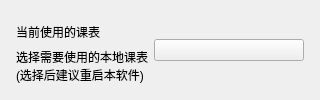
          <widget class="CardWidget" name="CardWidget_25">
           <property name="minimumSize">
            <size>
             <width>0</width>
             <height>70</height>
            </size>
           </property>
           <layout class="QHBoxLayout" name="horizontalLayout_40">
            <property name="leftMargin">
             <number>16</number>
            </property>
            <property name="topMargin">
             <number>16</number>
            </property>
            <property name="rightMargin">
             <number>16</number>
            </property>
            <property name="bottomMargin">
             <number>16</number>
            </property>
            <item>
             <layout class="QVBoxLayout" name="verticalLayout_31">
              <property name="spacing">
               <number>0</number>
              </property>
              <item>
               <widget class="StrongBodyLabel" name="CW4_label_11">
                <property name="sizePolicy">
                 <sizepolicy hsizetype="Expanding" vsizetype="Preferred">
                  <horstretch>0</horstretch>
                  <verstretch>0</verstretch>
                 </sizepolicy>
                </property>
                <property name="text">
                 <string>当前使用的课表</string>
                </property>
               </widget>
              </item>
              <item>
               <widget class="CaptionLabel" name="CW4_label_12">
                <property name="text">
                 <string>选择需要使用的本地课表(选择后建议重启本软件)</string>
                </property>
                <property name="wordWrap">
                 <bool>true</bool>
                </property>
                <property name="lightColor" stdset="0">
                 <color alpha="150">
                  <red>0</red>
                  <green>0</green>
                  <blue>0</blue>
                 </color>
                </property>
                <property name="darkColor" stdset="0">
                 <color alpha="200">
                  <red>255</red>
                  <green>255</green>
                  <blue>255</blue>
                 </color>
                </property>
               </widget>
              </item>
             </layout>
            </item>
            <item>
             <widget class="ComboBox" name="dp_chowidgets_box">
              <property name="minimumSize">
               <size>
                <width>150</width>
                <height>0</height>
               </size>
              </property>
              <property name="styleSheet">
               <string notr="true">ComboBox {
    border: 1px solid rgba(0, 0, 0, 0.073);
    border-radius: 5px;
    border-bottom: 1px solid rgba(0, 0, 0, 0.183);
    padding: 5px 31px 6px 11px;
    /* font: 14px 'Segoe UI', 'Microsoft YaHei', 'PingFang SC'; */
    color: black;
    background-color: rgba(255, 255, 255, 0.7);
    text-align: left;
    outline: none;
}

ComboBox:hover {
    background-color: rgba(249, 249, 249, 0.5);
}

ComboBox:pressed {
    background-color: rgba(249, 249, 249, 0.3);
    border-bottom: 1px solid rgba(0, 0, 0, 0.073);
    color: rgba(0, 0, 0, 0.63);
}

ComboBox:disabled {
    color: rgba(0, 0, 0, 0.36);
    background: rgba(249, 249, 249, 0.3);
    border: 1px solid rgba(0, 0, 0, 0.06);
    border-bottom: 1px solid rgba(0, 0, 0, 0.06);
}

ComboBox[isPlaceholderText=true] {
    color: rgba(0, 0, 0, 0.6063);
}</string>
              </property>
             </widget>
            </item>
           </layout>
          </widget>
